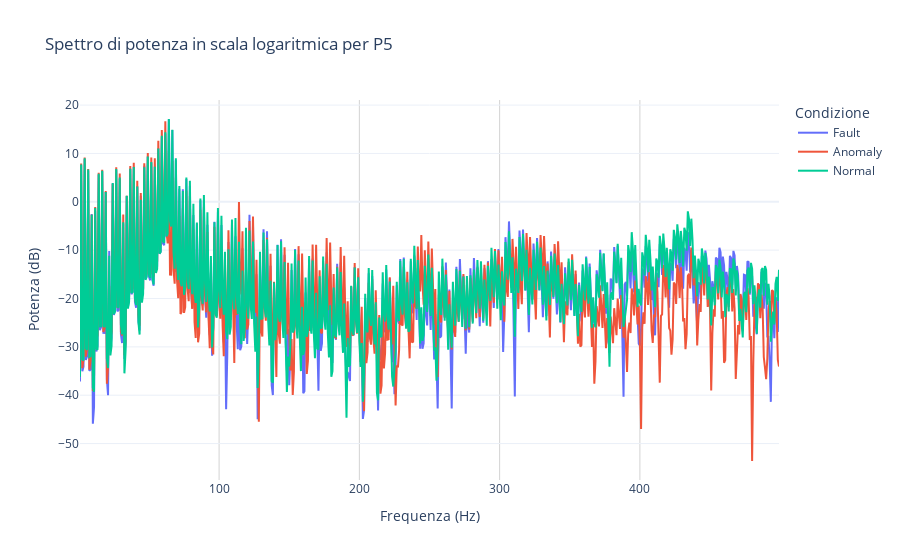

The notebook cell this image was saved under:
### Code cell
# selezione delle freq positive
positive_freqs = freq[:len(freq)//2]
fft_fault_positive = fft_fault[1:len(fft_fault)//2]
fft_anomaly_positive = fft_anomaly[1:len(fft_anomaly)//2]
fft_normal_positive = fft_normal[1:len(fft_normal)//2]


power_spectrum_fault_positive = np.abs(fft_fault_positive) ** 2 / len(fft_fault_positive)
power_spectrum_anomaly_positive = np.abs(fft_anomaly_positive) ** 2 / len(fft_anomaly_positive)
power_spectrum_normal_positive = np.abs(fft_normal_positive) ** 2 / len(fft_normal_positive)


fig = go.Figure()

fig.add_trace(go.Scatter(
    x=positive_freqs,
    y=10 * np.log10(power_spectrum_fault_positive),
    mode='lines',
    name='Fault'
))

fig.add_trace(go.Scatter(
    x=positive_freqs,
    y=10 * np.log10(power_spectrum_anomaly_positive),
    mode='lines',
    name='Anomaly'
))

fig.add_trace(go.Scatter(
    x=positive_freqs,
    y=10 * np.log10(power_spectrum_normal_positive),
    mode='lines',
    name='Normal'
))

fig.update_layout(
    title='Spettro di potenza in scala logaritmica per P5',
    xaxis_title='Frequenza (Hz)',
    yaxis_title='Potenza (dB)',
    legend_title='Condizione',
    template='plotly_white'
)

fig.update_xaxes(showgrid=True, gridwidth=1, gridcolor='LightGray')

fig.show()

### Figure 1 — Plotly figure (JSON) as saved in the notebook; plotly's stock layout.template omitted (floating-point values rounded to 4 significant figures; data arrays with more than 128 entries replaced by an {"elided": "..."} marker saying what was removed)
{"data": [{"mode": "lines", "name": "Fault", "type": "scatter", "x": {"elided": "599 float values"}, "y": {"elided": "599 float values"}}, {"mode": "lines", "name": "Anomaly", "type": "scatter", "x": {"elided": "599 float values"}, "y": {"elided": "599 float values"}}, {"mode": "lines", "name": "Normal", "type": "scatter", "x": {"elided": "599 float values"}, "y": {"elided": "599 float values"}}], "layout": {"legend": {"title": {"text": "Condizione"}}, "title": {"text": "Spettro di potenza in scala logaritmica per P5"}, "xaxis": {"gridcolor": "LightGray", "gridwidth": 1, "showgrid": true, "title": {"text": "Frequenza (Hz)"}}, "yaxis": {"title": {"text": "Potenza (dB)"}}}}
